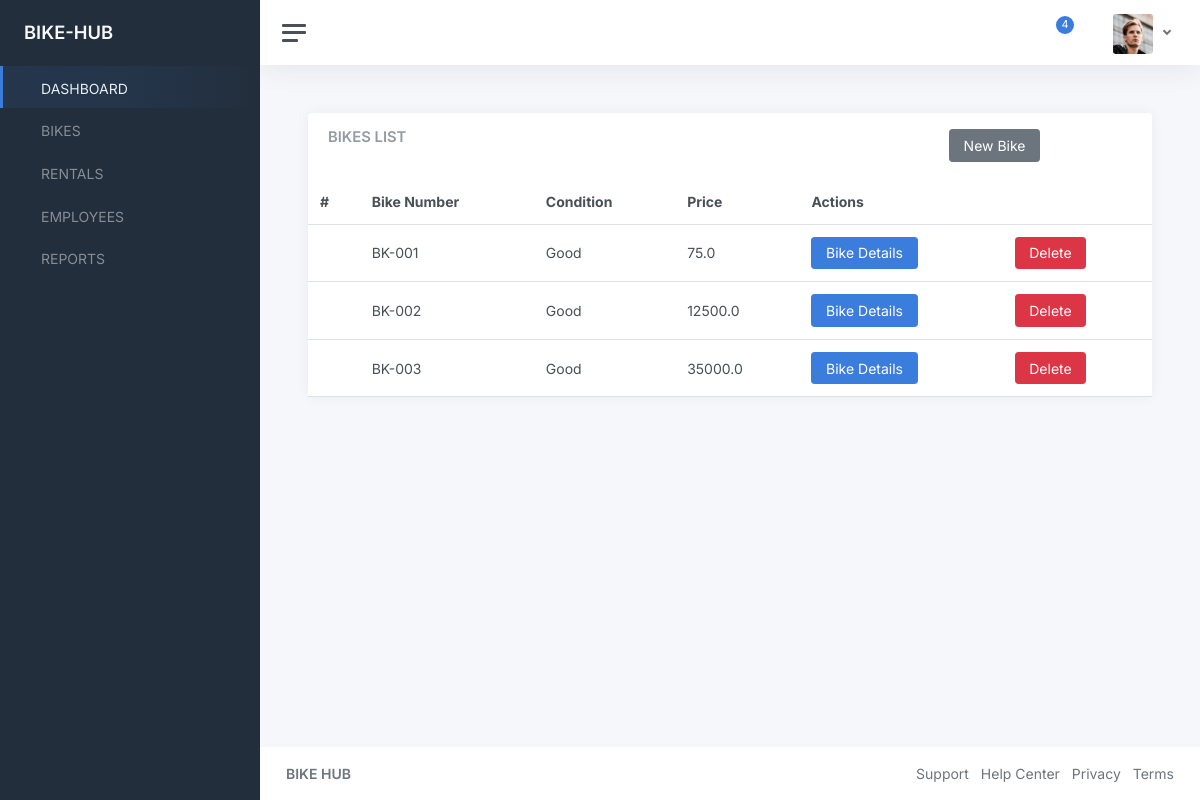
Page /bikes/ on the earlier database version.
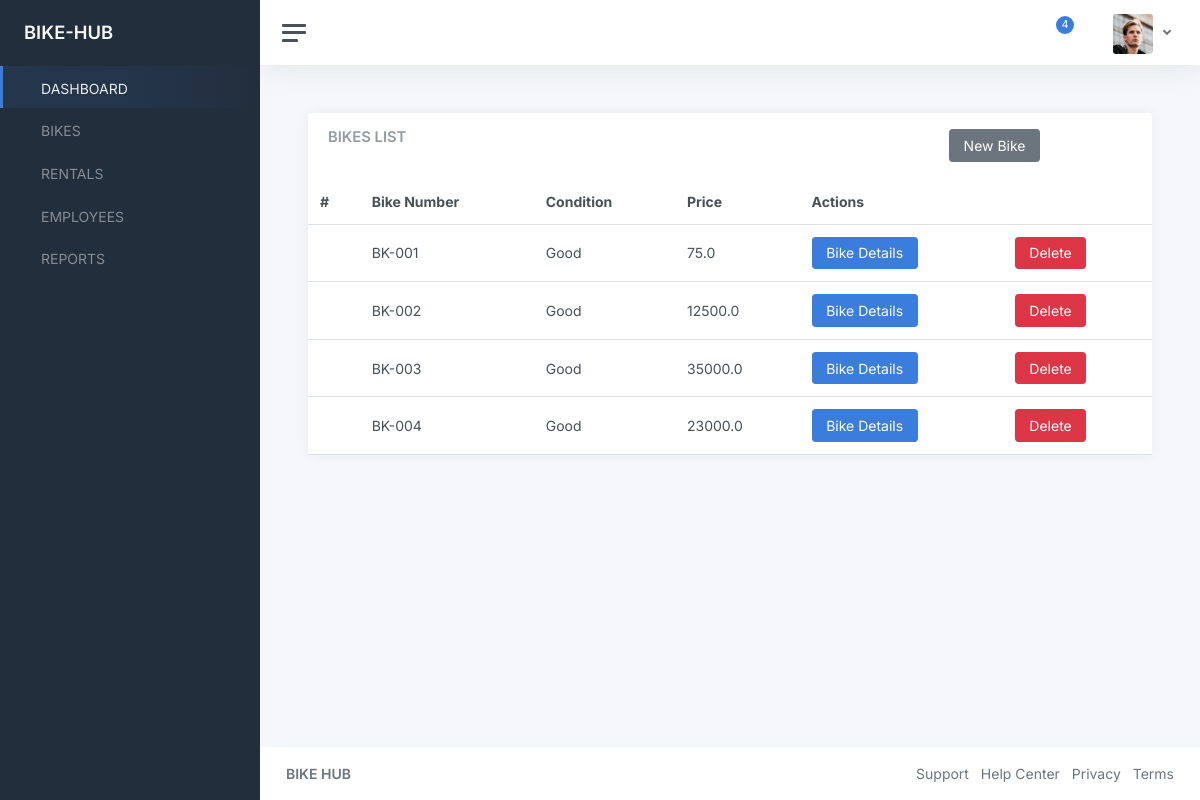
Same page on the later database version.
### bikes/models.py (models this page shows, shortened)
class Bike(models.Model):
    bike_number = models.CharField(max_length=200, unique=True, primary_key=True)
    hub = models.ForeignKey(Hub, on_delete=models.SET_NULL, null=True)
    condition = models.CharField(max_length=200, choices=BIKE_CONDITIONS)
    price = models.FloatField(default=0)
    rental_rate = models.FloatField(default=0)
    availability = models.CharField(max_length=200, default="1", choices=AVAILABILITY_CHOICES)
    date_added = models.DateTimeField(auto_now_add=True)
    date_updated = models.DateTimeField(auto_now=True)
    added_by =models.ForeignKey(Employee, on_delete=models.PROTECT)

### bikes/views.py (the view)
# urls.py: path("", include("bikes.urls")),
def bikes(request):
    bikes = Bike.objects.all()
    context = {
        "bikes": bikes
    }
    return render(request, "bikes.html", context)

### templates/bikes.html
{% extends "component-base.html" %}
{% block content %}
<main class="content">
	<div class="container-fluid p-0">
		<div class="row">
			<div class="col-12 col-lg-12 col-xxl-12 d-flex">
				<div class="card flex-fill">
					<div class="card-header">
						<div class="row">
							<div class="col-9">
								<h5 class="card-title mb-0">BIKES LIST</h5>
							</div>
							<div class="col-3">
								<a href="#" class="btn btn-secondary">New Bike</a>
							</div>
						</div>
					</div>
					<table class="table table-hover my-0">
						<thead>
							<tr>
                <th>#</th>
								<th>Bike Number</th>
								<th>Condition</th>
                <th>Price</th>
                <th colspan="2">Actions</th>
							</tr>
						</thead>
						<tbody>
{% for bike in bikes %}
							<tr>
                <td>{{bike.id}}</td>
								<td>{{bike.bike_number}}</td>
                <td class="">{{bike.condition}}</td>
                <td class="">{{bike.price}}</td>
								<td class="">
                  <a href="#" class="btn btn-primary">Bike Details</a>
                </td>
								<td>
                  <a href="#" class="btn btn-danger">Delete</a>
                </td>
							</tr>
{% endfor %}
						</tbody>
					</table>
				</div>
			</div>
		</div>
	</div>
</main>
{% endblock content %}

Differences in the rows shown:
added Bike: bike_number "BK-004", condition "Good", price "23000.0"
